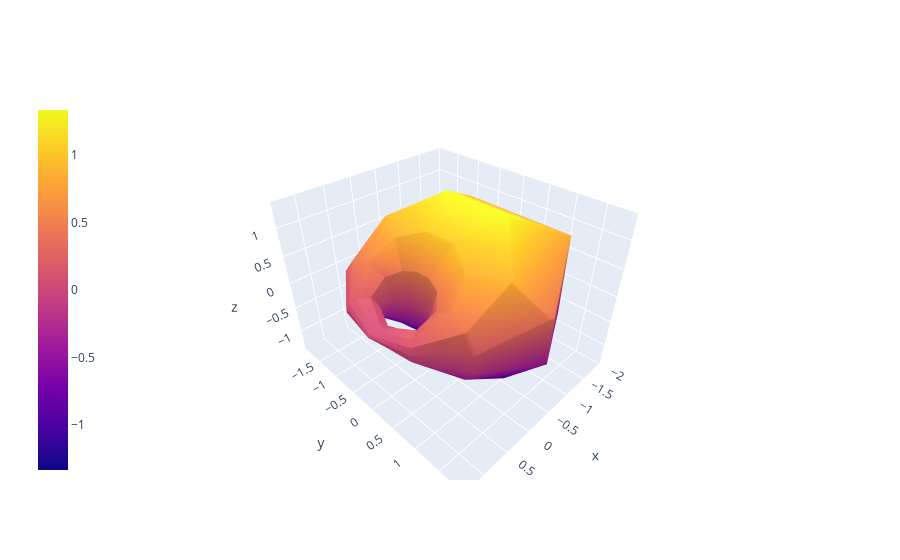

Notebook cell for this chart:
### Code cell
a, b, d = 1.32, 1., 0.8
c = a**2 - b**2
u, v = np.mgrid[0:2*np.pi:10j, 0:2*np.pi:10j]
x = (d * (c - a * np.cos(u) * np.cos(v)) + b**2 * np.cos(u)) / (a - c * np.cos(u) * np.cos(v))
y = b * np.sin(u) * (a - d*np.cos(v)) / (a - c * np.cos(u) * np.cos(v))
z = b * np.sin(v) * (c*np.cos(u) - d) / (a - c * np.cos(u) * np.cos(v))

#print(x)
#print(y)
print(z)
fig = go.Figure(data = go.Surface(x=x, y=y, z=z, colorbar_x=-0.07))
fig.show()
